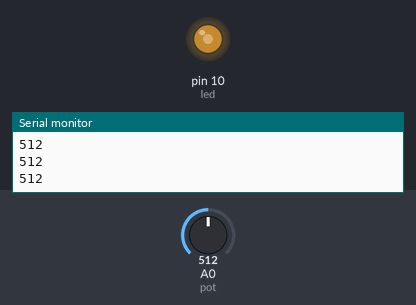
The sketch below on a simulated Arduino Uno, built with avr-gcc and run on an emulated ATmega328P. Shown: output pins drawn as LEDs (lit = HIGH), the last lines printed to the serial monitor. The test bench sets the inputs (shaded band); at power-on: A0 (pot) = 512.

Above: at 1.2 s.
1.3 s: A0 (pot) set to 716
At 2.2 s:
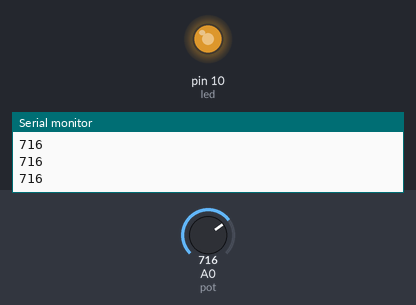
2.8 s: A0 (pot) set to 900
At 3.5 s:
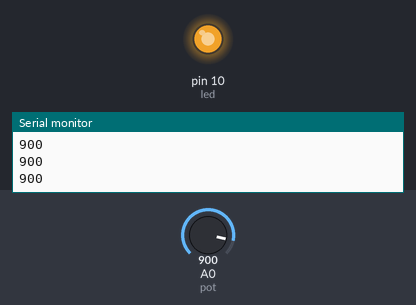
4.3 s: A0 (pot) set to 122
At 4.9 s:
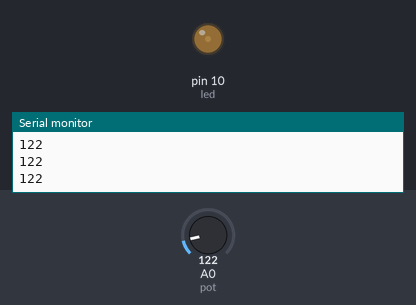
5.8 s: A0 (pot) set to 0
At 6.2 s:
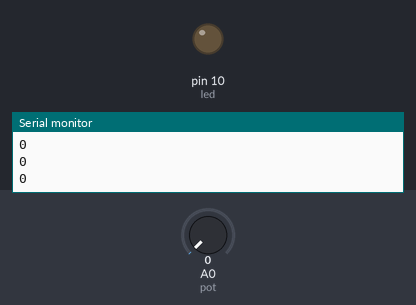
7.3 s: A0 (pot) set to 511
At 8.7 s:
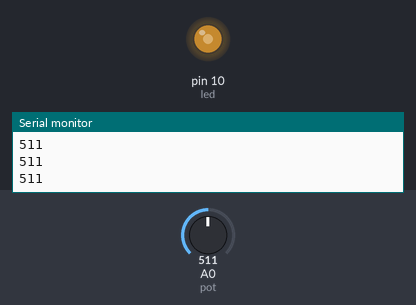
Timing chart, 0 to 9.8 s (numbered marks = the images above; inputs shaded):
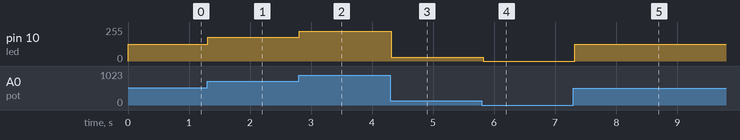

The sketch:

potentionmeter___led.ino
```cpp
int pot_value ;
int brightness;
int led = 10;
int pot = A0;

void setup() {
  Serial.begin(9600);
  pinMode(led,OUTPUT);
}

void loop() {
  pot_value = analogRead(pot);
  Serial.println(pot_value);
  brightness = map(pot_value,0,1023,0,255);
  analogWrite (led,brightness);
  delay(100);

}
```

Measured:
- after the input at 1.3 s, pin 10 (led): 127/255 → 178/255 at once
- after the input at 2.8 s, pin 10 (led): 178/255 → 224/255 at once
- after the input at 4.3 s, pin 10 (led): 224/255 → 30/255 at once
- after the input at 5.8 s, pin 10 (led): 30/255 → 0/255 at once
- after the input at 7.3 s, pin 10 (led): 0/255 → 127/255 at once
